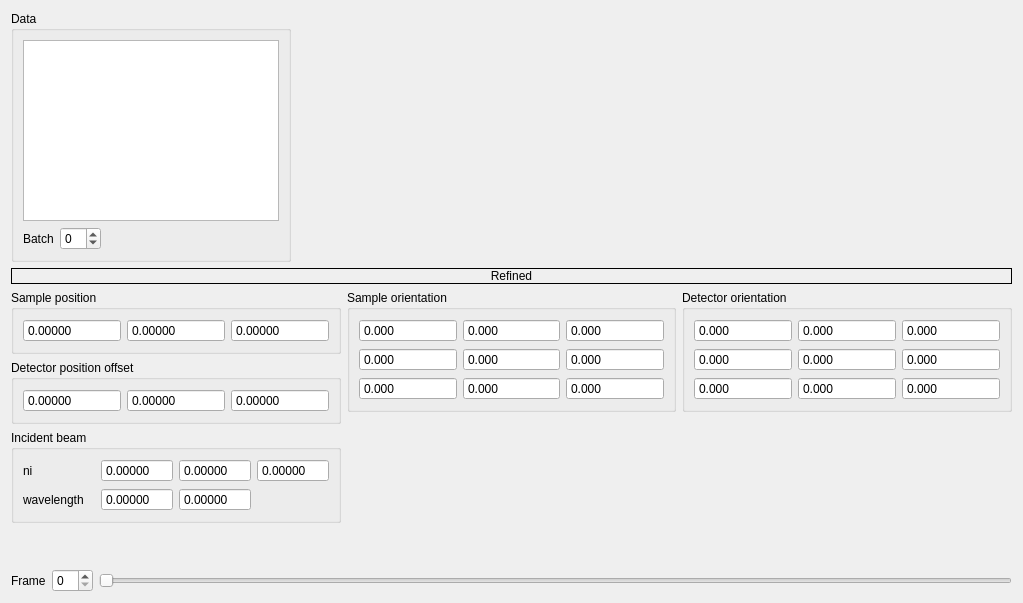
<?xml version="1.0" encoding="UTF-8"?>
<ui version="4.0">
 <class>WidgetRefinerFit</class>
 <widget class="QWidget" name="WidgetRefinerFit">
  <property name="geometry">
   <rect>
    <x>0</x>
    <y>0</y>
    <width>1023</width>
    <height>603</height>
   </rect>
  </property>
  <property name="windowTitle">
   <string>Form</string>
  </property>
  <layout class="QVBoxLayout" name="verticalLayout">
   <item>
    <layout class="QVBoxLayout" name="verticalLayout_12" stretch="1,0,0">
     <item>
      <layout class="QHBoxLayout" name="horizontalLayout" stretch="0,1">
       <item>
        <layout class="QVBoxLayout" name="verticalLayout_2">
         <item>
          <widget class="QGroupBox" name="groupBox_8">
           <property name="title">
            <string>Data</string>
           </property>
           <layout class="QVBoxLayout" name="verticalLayout_13">
            <item>
             <widget class="QListWidget" name="selected_data">
              <property name="toolTip">
               <string>&lt;html&gt;&lt;head/&gt;&lt;body&gt;&lt;p&gt;Select the data for which the cost function shold be inspected.&lt;/p&gt;&lt;/body&gt;&lt;/html&gt;</string>
              </property>
             </widget>
            </item>
            <item>
             <layout class="QHBoxLayout" name="horizontalLayout_9">
              <item>
               <widget class="QLabel" name="label_6">
                <property name="text">
                 <string>Batch</string>
                </property>
               </widget>
              </item>
              <item>
               <widget class="QSpinBox" name="selected_batch">
                <property name="toolTip">
                 <string>&lt;html&gt;&lt;head/&gt;&lt;body&gt;&lt;p&gt;Select the batch for which the cost function and the offsets should be inspected.&lt;/p&gt;&lt;/body&gt;&lt;/html&gt;</string>
                </property>
                <property name="wrapping">
                 <bool>true</bool>
                </property>
                <property name="readOnly">
                 <bool>false</bool>
                </property>
                <property name="buttonSymbols">
                 <enum>QAbstractSpinBox::UpDownArrows</enum>
                </property>
               </widget>
              </item>
              <item>
               <spacer name="horizontalSpacer_3">
                <property name="orientation">
                 <enum>Qt::Horizontal</enum>
                </property>
                <property name="sizeHint" stdset="0">
                 <size>
                  <width>40</width>
                  <height>20</height>
                 </size>
                </property>
               </spacer>
              </item>
             </layout>
            </item>
           </layout>
          </widget>
         </item>
        </layout>
       </item>
       <item>
        <widget class="SXPlot" name="plot" native="true"/>
       </item>
      </layout>
     </item>
     <item>
      <widget class="QLabel" name="refined">
       <property name="frameShape">
        <enum>QFrame::Box</enum>
       </property>
       <property name="text">
        <string>Refined</string>
       </property>
       <property name="alignment">
        <set>Qt::AlignCenter</set>
       </property>
      </widget>
     </item>
     <item>
      <layout class="QHBoxLayout" name="horizontalLayout_10">
       <item>
        <layout class="QVBoxLayout" name="verticalLayout_14">
         <item>
          <widget class="QGroupBox" name="groupBox_9">
           <property name="title">
            <string>Sample position</string>
           </property>
           <layout class="QHBoxLayout" name="horizontalLayout_11">
            <item>
             <widget class="QDoubleSpinBox" name="sample_position_x">
              <property name="readOnly">
               <bool>true</bool>
              </property>
              <property name="buttonSymbols">
               <enum>QAbstractSpinBox::NoButtons</enum>
              </property>
              <property name="decimals">
               <number>5</number>
              </property>
              <property name="minimum">
               <double>-100.000000000000000</double>
              </property>
              <property name="maximum">
               <double>100.000000000000000</double>
              </property>
              <property name="singleStep">
               <double>0.000010000000000</double>
              </property>
             </widget>
            </item>
            <item>
             <widget class="QDoubleSpinBox" name="sample_position_y">
              <property name="readOnly">
               <bool>true</bool>
              </property>
              <property name="buttonSymbols">
               <enum>QAbstractSpinBox::NoButtons</enum>
              </property>
              <property name="decimals">
               <number>5</number>
              </property>
              <property name="minimum">
               <double>-100.000000000000000</double>
              </property>
              <property name="maximum">
               <double>100.000000000000000</double>
              </property>
              <property name="singleStep">
               <double>0.000010000000000</double>
              </property>
             </widget>
            </item>
            <item>
             <widget class="QDoubleSpinBox" name="sample_position_z">
              <property name="readOnly">
               <bool>true</bool>
              </property>
              <property name="buttonSymbols">
               <enum>QAbstractSpinBox::NoButtons</enum>
              </property>
              <property name="decimals">
               <number>5</number>
              </property>
              <property name="minimum">
               <double>-100.000000000000000</double>
              </property>
              <property name="maximum">
               <double>100.000000000000000</double>
              </property>
              <property name="singleStep">
               <double>0.000010000000000</double>
              </property>
             </widget>
            </item>
           </layout>
          </widget>
         </item>
         <item>
          <widget class="QGroupBox" name="groupBox_10">
           <property name="title">
            <string>Detector position offset</string>
           </property>
           <layout class="QHBoxLayout" name="horizontalLayout_12">
            <item>
             <widget class="QDoubleSpinBox" name="detector_position_offset_x">
              <property name="toolTip">
               <string>&lt;html&gt;&lt;head/&gt;&lt;body&gt;&lt;p&gt;The refined detector position offset in x.&lt;/p&gt;&lt;/body&gt;&lt;/html&gt;</string>
              </property>
              <property name="readOnly">
               <bool>true</bool>
              </property>
              <property name="buttonSymbols">
               <enum>QAbstractSpinBox::NoButtons</enum>
              </property>
              <property name="decimals">
               <number>5</number>
              </property>
              <property name="minimum">
               <double>-100.000000000000000</double>
              </property>
              <property name="maximum">
               <double>100.000000000000000</double>
              </property>
              <property name="singleStep">
               <double>0.000010000000000</double>
              </property>
             </widget>
            </item>
            <item>
             <widget class="QDoubleSpinBox" name="detector_position_offset_y">
              <property name="toolTip">
               <string>&lt;html&gt;&lt;head/&gt;&lt;body&gt;&lt;p&gt;The refined detector position offset in y.&lt;/p&gt;&lt;/body&gt;&lt;/html&gt;</string>
              </property>
              <property name="readOnly">
               <bool>true</bool>
              </property>
              <property name="buttonSymbols">
               <enum>QAbstractSpinBox::NoButtons</enum>
              </property>
              <property name="decimals">
               <number>5</number>
              </property>
              <property name="minimum">
               <double>-100.000000000000000</double>
              </property>
              <property name="maximum">
               <double>100.000000000000000</double>
              </property>
              <property name="singleStep">
               <double>0.000010000000000</double>
              </property>
             </widget>
            </item>
            <item>
             <widget class="QDoubleSpinBox" name="detector_position_offset_z">
              <property name="toolTip">
               <string>&lt;html&gt;&lt;head/&gt;&lt;body&gt;&lt;p&gt;The refined detector position offset in z.&lt;/p&gt;&lt;/body&gt;&lt;/html&gt;</string>
              </property>
              <property name="readOnly">
               <bool>true</bool>
              </property>
              <property name="buttonSymbols">
               <enum>QAbstractSpinBox::NoButtons</enum>
              </property>
              <property name="decimals">
               <number>5</number>
              </property>
              <property name="minimum">
               <double>-100.000000000000000</double>
              </property>
              <property name="maximum">
               <double>100.000000000000000</double>
              </property>
              <property name="singleStep">
               <double>0.000010000000000</double>
              </property>
             </widget>
            </item>
           </layout>
          </widget>
         </item>
         <item>
          <widget class="QGroupBox" name="groupBox_11">
           <property name="title">
            <string>Incident beam</string>
           </property>
           <layout class="QGridLayout" name="gridLayout_4">
            <item row="0" column="0">
             <widget class="QLabel" name="label_7">
              <property name="text">
               <string>ni</string>
              </property>
             </widget>
            </item>
            <item row="0" column="1">
             <widget class="QDoubleSpinBox" name="ni_x">
              <property name="toolTip">
               <string>&lt;html&gt;&lt;head/&gt;&lt;body&gt;&lt;p&gt;The refined incident beam in x.&lt;/p&gt;&lt;/body&gt;&lt;/html&gt;</string>
              </property>
              <property name="readOnly">
               <bool>true</bool>
              </property>
              <property name="buttonSymbols">
               <enum>QAbstractSpinBox::NoButtons</enum>
              </property>
              <property name="decimals">
               <number>5</number>
              </property>
              <property name="minimum">
               <double>-100.000000000000000</double>
              </property>
              <property name="maximum">
               <double>100.000000000000000</double>
              </property>
              <property name="singleStep">
               <double>0.000010000000000</double>
              </property>
             </widget>
            </item>
            <item row="0" column="2">
             <widget class="QDoubleSpinBox" name="ni_y">
              <property name="toolTip">
               <string>&lt;html&gt;&lt;head/&gt;&lt;body&gt;&lt;p&gt;The refined incident beam in y.&lt;/p&gt;&lt;/body&gt;&lt;/html&gt;</string>
              </property>
              <property name="readOnly">
               <bool>true</bool>
              </property>
              <property name="buttonSymbols">
               <enum>QAbstractSpinBox::NoButtons</enum>
              </property>
              <property name="decimals">
               <number>5</number>
              </property>
              <property name="minimum">
               <double>-100.000000000000000</double>
              </property>
              <property name="maximum">
               <double>100.000000000000000</double>
              </property>
              <property name="singleStep">
               <double>0.000010000000000</double>
              </property>
             </widget>
            </item>
            <item row="0" column="3">
             <widget class="QDoubleSpinBox" name="ni_z">
              <property name="toolTip">
               <string>&lt;html&gt;&lt;head/&gt;&lt;body&gt;&lt;p&gt;The refined incident beam in z.&lt;/p&gt;&lt;/body&gt;&lt;/html&gt;</string>
              </property>
              <property name="readOnly">
               <bool>true</bool>
              </property>
              <property name="buttonSymbols">
               <enum>QAbstractSpinBox::NoButtons</enum>
              </property>
              <property name="decimals">
               <number>5</number>
              </property>
              <property name="minimum">
               <double>-100.000000000000000</double>
              </property>
              <property name="maximum">
               <double>100.000000000000000</double>
              </property>
              <property name="singleStep">
               <double>0.000010000000000</double>
              </property>
             </widget>
            </item>
            <item row="1" column="0">
             <widget class="QLabel" name="label_8">
              <property name="text">
               <string>wavelength</string>
              </property>
             </widget>
            </item>
            <item row="1" column="1">
             <widget class="QDoubleSpinBox" name="wavelength">
              <property name="toolTip">
               <string>&lt;html&gt;&lt;head/&gt;&lt;body&gt;&lt;p&gt;The wavelength set in the metadata&lt;/p&gt;&lt;/body&gt;&lt;/html&gt;</string>
              </property>
              <property name="readOnly">
               <bool>true</bool>
              </property>
              <property name="buttonSymbols">
               <enum>QAbstractSpinBox::NoButtons</enum>
              </property>
              <property name="decimals">
               <number>5</number>
              </property>
              <property name="minimum">
               <double>-100.000000000000000</double>
              </property>
              <property name="maximum">
               <double>100.000000000000000</double>
              </property>
              <property name="singleStep">
               <double>0.000010000000000</double>
              </property>
             </widget>
            </item>
            <item row="1" column="2">
             <widget class="QDoubleSpinBox" name="wavelength_offset">
              <property name="toolTip">
               <string>&lt;html&gt;&lt;head/&gt;&lt;body&gt;&lt;p&gt;The refined wavelength offset&lt;/p&gt;&lt;/body&gt;&lt;/html&gt;</string>
              </property>
              <property name="readOnly">
               <bool>true</bool>
              </property>
              <property name="buttonSymbols">
               <enum>QAbstractSpinBox::NoButtons</enum>
              </property>
              <property name="decimals">
               <number>5</number>
              </property>
              <property name="minimum">
               <double>-100.000000000000000</double>
              </property>
              <property name="maximum">
               <double>100.000000000000000</double>
              </property>
              <property name="singleStep">
               <double>0.000010000000000</double>
              </property>
             </widget>
            </item>
           </layout>
          </widget>
         </item>
         <item>
          <spacer name="verticalSpacer_4">
           <property name="orientation">
            <enum>Qt::Vertical</enum>
           </property>
           <property name="sizeHint" stdset="0">
            <size>
             <width>20</width>
             <height>40</height>
            </size>
           </property>
          </spacer>
         </item>
        </layout>
       </item>
       <item>
        <layout class="QVBoxLayout" name="verticalLayout_15">
         <item>
          <widget class="QGroupBox" name="groupBox_12">
           <property name="title">
            <string>Sample orientation</string>
           </property>
           <layout class="QGridLayout" name="gridLayout_5">
            <item row="0" column="0">
             <widget class="QDoubleSpinBox" name="sample_orientation_00">
              <property name="readOnly">
               <bool>true</bool>
              </property>
              <property name="buttonSymbols">
               <enum>QAbstractSpinBox::NoButtons</enum>
              </property>
              <property name="decimals">
               <number>3</number>
              </property>
              <property name="maximum">
               <double>10.000000000000000</double>
              </property>
             </widget>
            </item>
            <item row="0" column="1">
             <widget class="QDoubleSpinBox" name="sample_orientation_01">
              <property name="readOnly">
               <bool>true</bool>
              </property>
              <property name="buttonSymbols">
               <enum>QAbstractSpinBox::NoButtons</enum>
              </property>
              <property name="decimals">
               <number>3</number>
              </property>
              <property name="maximum">
               <double>10.000000000000000</double>
              </property>
             </widget>
            </item>
            <item row="0" column="2">
             <widget class="QDoubleSpinBox" name="sample_orientation_02">
              <property name="readOnly">
               <bool>true</bool>
              </property>
              <property name="buttonSymbols">
               <enum>QAbstractSpinBox::NoButtons</enum>
              </property>
              <property name="decimals">
               <number>3</number>
              </property>
              <property name="maximum">
               <double>10.000000000000000</double>
              </property>
             </widget>
            </item>
            <item row="1" column="0">
             <widget class="QDoubleSpinBox" name="sample_orientation_10">
              <property name="readOnly">
               <bool>true</bool>
              </property>
              <property name="buttonSymbols">
               <enum>QAbstractSpinBox::NoButtons</enum>
              </property>
              <property name="decimals">
               <number>3</number>
              </property>
              <property name="maximum">
               <double>10.000000000000000</double>
              </property>
             </widget>
            </item>
            <item row="1" column="1">
             <widget class="QDoubleSpinBox" name="sample_orientation_11">
              <property name="readOnly">
               <bool>true</bool>
              </property>
              <property name="buttonSymbols">
               <enum>QAbstractSpinBox::NoButtons</enum>
              </property>
              <property name="decimals">
               <number>3</number>
              </property>
              <property name="maximum">
               <double>10.000000000000000</double>
              </property>
             </widget>
            </item>
            <item row="1" column="2">
             <widget class="QDoubleSpinBox" name="sample_orientation_12">
              <property name="readOnly">
               <bool>true</bool>
              </property>
              <property name="buttonSymbols">
               <enum>QAbstractSpinBox::NoButtons</enum>
              </property>
              <property name="decimals">
               <number>3</number>
              </property>
              <property name="maximum">
               <double>10.000000000000000</double>
              </property>
             </widget>
            </item>
            <item row="2" column="0">
             <widget class="QDoubleSpinBox" name="sample_orientation_20">
              <property name="readOnly">
               <bool>true</bool>
              </property>
              <property name="buttonSymbols">
               <enum>QAbstractSpinBox::NoButtons</enum>
              </property>
              <property name="decimals">
               <number>3</number>
              </property>
              <property name="maximum">
               <double>10.000000000000000</double>
              </property>
             </widget>
            </item>
            <item row="2" column="1">
             <widget class="QDoubleSpinBox" name="sample_orientation_21">
              <property name="readOnly">
               <bool>true</bool>
              </property>
              <property name="buttonSymbols">
               <enum>QAbstractSpinBox::NoButtons</enum>
              </property>
              <property name="decimals">
               <number>3</number>
              </property>
              <property name="maximum">
               <double>10.000000000000000</double>
              </property>
             </widget>
            </item>
            <item row="2" column="2">
             <widget class="QDoubleSpinBox" name="sample_orientation_22">
              <property name="readOnly">
               <bool>true</bool>
              </property>
              <property name="buttonSymbols">
               <enum>QAbstractSpinBox::NoButtons</enum>
              </property>
              <property name="decimals">
               <number>3</number>
              </property>
              <property name="maximum">
               <double>10.000000000000000</double>
              </property>
             </widget>
            </item>
           </layout>
          </widget>
         </item>
         <item>
          <spacer name="verticalSpacer_5">
           <property name="orientation">
            <enum>Qt::Vertical</enum>
           </property>
           <property name="sizeHint" stdset="0">
            <size>
             <width>20</width>
             <height>40</height>
            </size>
           </property>
          </spacer>
         </item>
        </layout>
       </item>
       <item>
        <layout class="QVBoxLayout" name="verticalLayout_16">
         <item>
          <widget class="QGroupBox" name="groupBox_13">
           <property name="title">
            <string>Detector orientation</string>
           </property>
           <layout class="QGridLayout" name="gridLayout_6">
            <item row="0" column="0">
             <widget class="QDoubleSpinBox" name="detector_orientation_00">
              <property name="readOnly">
               <bool>true</bool>
              </property>
              <property name="buttonSymbols">
               <enum>QAbstractSpinBox::NoButtons</enum>
              </property>
              <property name="decimals">
               <number>3</number>
              </property>
              <property name="maximum">
               <double>10.000000000000000</double>
              </property>
             </widget>
            </item>
            <item row="0" column="1">
             <widget class="QDoubleSpinBox" name="detector_orientation_01">
              <property name="readOnly">
               <bool>true</bool>
              </property>
              <property name="buttonSymbols">
               <enum>QAbstractSpinBox::NoButtons</enum>
              </property>
              <property name="decimals">
               <number>3</number>
              </property>
              <property name="maximum">
               <double>10.000000000000000</double>
              </property>
             </widget>
            </item>
            <item row="0" column="2">
             <widget class="QDoubleSpinBox" name="detector_orientation_02">
              <property name="readOnly">
               <bool>true</bool>
              </property>
              <property name="buttonSymbols">
               <enum>QAbstractSpinBox::NoButtons</enum>
              </property>
              <property name="decimals">
               <number>3</number>
              </property>
              <property name="maximum">
               <double>10.000000000000000</double>
              </property>
             </widget>
            </item>
            <item row="1" column="0">
             <widget class="QDoubleSpinBox" name="detector_orientation_10">
              <property name="readOnly">
               <bool>true</bool>
              </property>
              <property name="buttonSymbols">
               <enum>QAbstractSpinBox::NoButtons</enum>
              </property>
              <property name="decimals">
               <number>3</number>
              </property>
              <property name="maximum">
               <double>10.000000000000000</double>
              </property>
             </widget>
            </item>
            <item row="1" column="1">
             <widget class="QDoubleSpinBox" name="detector_orientation_11">
              <property name="readOnly">
               <bool>true</bool>
              </property>
              <property name="buttonSymbols">
               <enum>QAbstractSpinBox::NoButtons</enum>
              </property>
              <property name="decimals">
               <number>3</number>
              </property>
              <property name="maximum">
               <double>10.000000000000000</double>
              </property>
             </widget>
            </item>
            <item row="1" column="2">
             <widget class="QDoubleSpinBox" name="detector_orientation_12">
              <property name="readOnly">
               <bool>true</bool>
              </property>
              <property name="buttonSymbols">
               <enum>QAbstractSpinBox::NoButtons</enum>
              </property>
              <property name="decimals">
               <number>3</number>
              </property>
              <property name="maximum">
               <double>10.000000000000000</double>
              </property>
             </widget>
            </item>
            <item row="2" column="0">
             <widget class="QDoubleSpinBox" name="detector_orientation_20">
              <property name="readOnly">
               <bool>true</bool>
              </property>
              <property name="buttonSymbols">
               <enum>QAbstractSpinBox::NoButtons</enum>
              </property>
              <property name="decimals">
               <number>3</number>
              </property>
              <property name="maximum">
               <double>10.000000000000000</double>
              </property>
             </widget>
            </item>
            <item row="2" column="1">
             <widget class="QDoubleSpinBox" name="detector_orientation_21">
              <property name="readOnly">
               <bool>true</bool>
              </property>
              <property name="buttonSymbols">
               <enum>QAbstractSpinBox::NoButtons</enum>
              </property>
              <property name="decimals">
               <number>3</number>
              </property>
              <property name="maximum">
               <double>10.000000000000000</double>
              </property>
             </widget>
            </item>
            <item row="2" column="2">
             <widget class="QDoubleSpinBox" name="detector_orientation_22">
              <property name="readOnly">
               <bool>true</bool>
              </property>
              <property name="buttonSymbols">
               <enum>QAbstractSpinBox::NoButtons</enum>
              </property>
              <property name="decimals">
               <number>3</number>
              </property>
              <property name="maximum">
               <double>10.000000000000000</double>
              </property>
             </widget>
            </item>
           </layout>
          </widget>
         </item>
         <item>
          <spacer name="verticalSpacer_6">
           <property name="orientation">
            <enum>Qt::Vertical</enum>
           </property>
           <property name="sizeHint" stdset="0">
            <size>
             <width>20</width>
             <height>40</height>
            </size>
           </property>
          </spacer>
         </item>
        </layout>
       </item>
      </layout>
     </item>
    </layout>
   </item>
   <item>
    <layout class="QHBoxLayout" name="horizontalLayout_13">
     <item>
      <widget class="QLabel" name="label_9">
       <property name="text">
        <string>Frame</string>
       </property>
      </widget>
     </item>
     <item>
      <widget class="QSpinBox" name="selected_frame">
       <property name="toolTip">
        <string>&lt;html&gt;&lt;head/&gt;&lt;body&gt;&lt;p&gt;Select the frame for which the cost function and offsets shou&lt;/p&gt;&lt;p&gt;ld be inspected.&lt;/p&gt;&lt;/body&gt;&lt;/html&gt;</string>
       </property>
      </widget>
     </item>
     <item>
      <widget class="QSlider" name="selected_frame_slider">
       <property name="toolTip">
        <string>&lt;html&gt;&lt;head/&gt;&lt;body&gt;&lt;p&gt;Select the frame for which the cost function and offsets shou&lt;/p&gt;&lt;p&gt;ld be inspected.&lt;/p&gt;&lt;/body&gt;&lt;/html&gt;</string>
       </property>
       <property name="orientation">
        <enum>Qt::Horizontal</enum>
       </property>
      </widget>
     </item>
    </layout>
   </item>
  </layout>
 </widget>
 <customwidgets>
  <customwidget>
   <class>SXPlot</class>
   <extends>QWidget</extends>
   <header>plot/SXPlot.h</header>
   <container>1</container>
  </customwidget>
 </customwidgets>
 <resources/>
 <connections/>
</ui>
